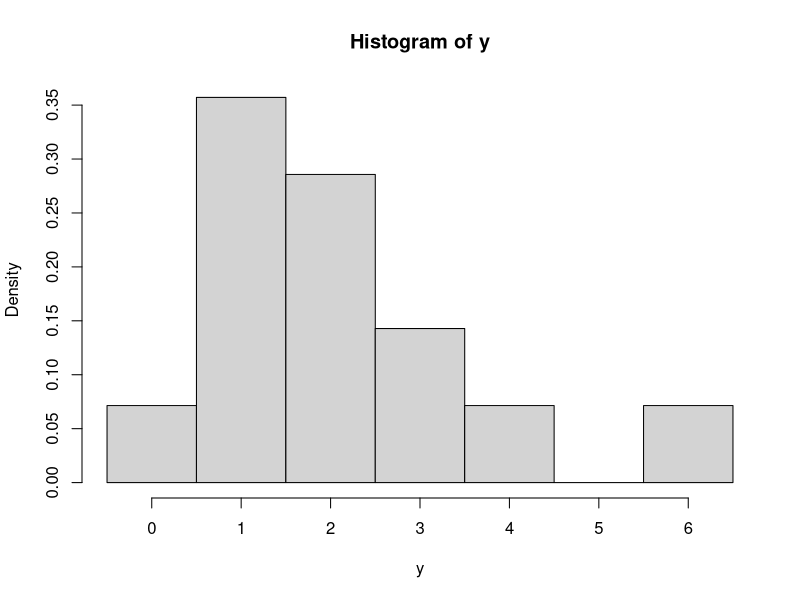
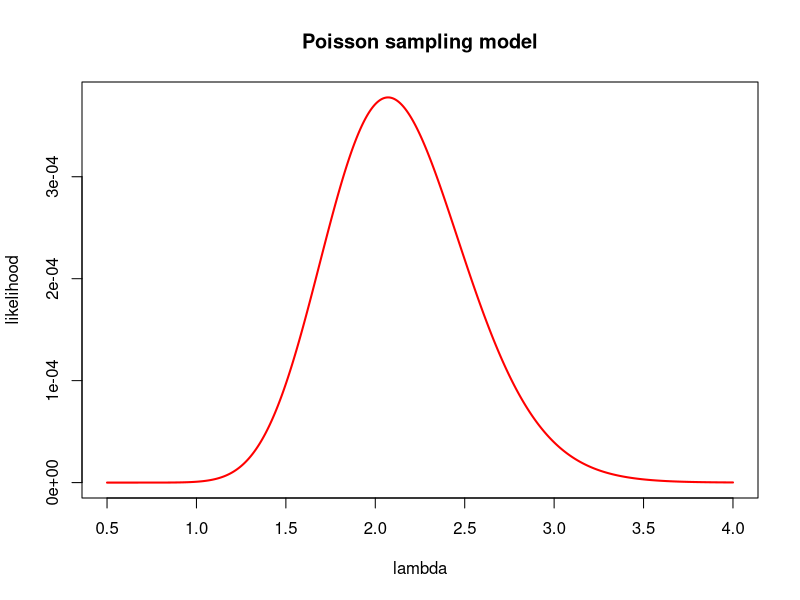
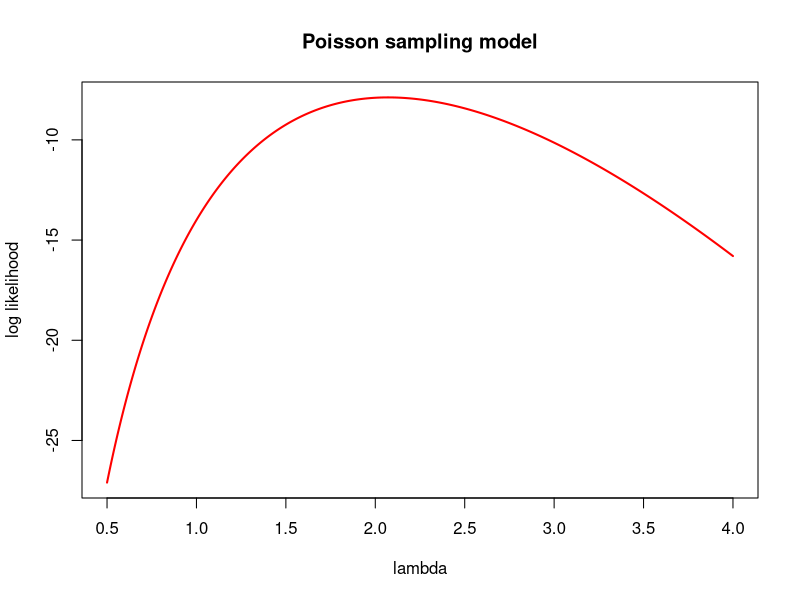

The R source for these figures, in order:
# Ryan Luk
# STAT 206
# Credit: Prof. David Draper (draper), UCSC 2020
# I made slight modifications / cleaned up

# unbuffer the output (ctrl + w)
# setwd( 'C:/Users/Ryan Luk/Documents/Github/bayesian-statistics' )

##### Hospital length of stay

# data in days
y <- c( 0, 1, 1, 1, 1, 1, 2, 2, 2, 2, 3, 3, 4, 6 )
hist( y, breaks = ( -0.5 ):6.5, prob = T )

# poisson distribution likelihood
poisson.likelihood <- function( lambda, n, s ) {

	likelihood <- lambda^s * exp( - n * lambda )
	return( likelihood )

}

# poisson distribution log-likelihood
poisson.log.likelihood <- function( lambda, n, s ) {

	log.likelihood <- s * log( lambda ) - n * lambda
	return( log.likelihood )

}

n <- length( y )
s <- sum( y )

lambda.grid <- seq( 0.5, 4, length = 500 )

plot( lambda.grid, poisson.likelihood( lambda.grid, n, s ),
	type = 'l', lwd = 2, col = 'red', xlab = 'lambda',
	ylab = 'likelihood', main = 'Poisson sampling model' )

plot( lambda.grid, poisson.log.likelihood( lambda.grid, n, s ),
	type = 'l', lwd = 2, col = 'red', xlab = 'lambda',
	ylab = 'log likelihood', main = 'Poisson sampling model' )

# MLE (mean) and SE, both "hat" estimates
print( lambda.hat.mle <- s / n )
print( se.hat.lambda.hat.mle <- sqrt( lambda.hat.mle / n ) )

# 99.9% confidence interval
print( lambda.interval <- c( lambda.hat.mle - qnorm( 0.9995 ) *
	se.hat.lambda.hat.mle, lambda.hat.mle + qnorm( 0.9995 ) *
	se.hat.lambda.hat.mle ) )

# we are 99.9% confident that the population mean length of stay
# is between about 0.8 days and 3.3 days